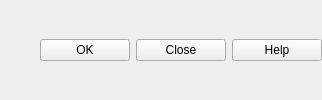
    <widget class="QWidget" name="buttons_widget" native="true">
     <layout class="QHBoxLayout" name="horizontalLayout">
      <property name="spacing">
       <number>6</number>
      </property>
      <property name="leftMargin">
       <number>0</number>
      </property>
      <property name="topMargin">
       <number>0</number>
      </property>
      <property name="rightMargin">
       <number>0</number>
      </property>
      <property name="bottomMargin">
       <number>0</number>
      </property>
      <item>
       <spacer name="horizontalSpacer">
        <property name="orientation">
         <enum>Qt::Horizontal</enum>
        </property>
        <property name="sizeHint" stdset="0">
         <size>
          <width>40</width>
          <height>20</height>
         </size>
        </property>
       </spacer>
      </item>
      <item>
       <widget class="QPushButton" name="ok_button">
        <property name="minimumSize">
         <size>
          <width>90</width>
          <height>0</height>
         </size>
        </property>
        <property name="whatsThis">
         <string>&lt;html&gt;&lt;head/&gt;&lt;body&gt;&lt;p&gt;Resets all parameters of this module in the current 'scenario time step' to the default values.&lt;/p&gt;&lt;/body&gt;&lt;/html&gt;</string>
        </property>
        <property name="text">
         <string>OK</string>
        </property>
        <property name="icon">
         <iconset resource="../../../../../Dropbox/UrbanBEATS Master Project/graphics/ubeats.qrc">
          <normaloff>:/icons/check.png</normaloff>:/icons/check.png</iconset>
        </property>
       </widget>
      </item>
      <item>
       <widget class="QPushButton" name="close_button">
        <property name="minimumSize">
         <size>
          <width>90</width>
          <height>0</height>
         </size>
        </property>
        <property name="text">
         <string>Close</string>
        </property>
        <property name="icon">
         <iconset resource="../../../../../Dropbox/UrbanBEATS Master Project/graphics/ubeats.qrc">
          <normaloff>:/icons/delete-icon.png</normaloff>:/icons/delete-icon.png</iconset>
        </property>
       </widget>
      </item>
      <item>
       <widget class="QPushButton" name="help_button">
        <property name="minimumSize">
         <size>
          <width>90</width>
          <height>0</height>
         </size>
        </property>
        <property name="text">
         <string>Help</string>
        </property>
        <property name="icon">
         <iconset resource="../../../../../Dropbox/UrbanBEATS Master Project/graphics/ubeats.qrc">
          <normaloff>:/icons/Help-icon.png</normaloff>:/icons/Help-icon.png</iconset>
        </property>
       </widget>
      </item>
     </layout>
    </widget>
